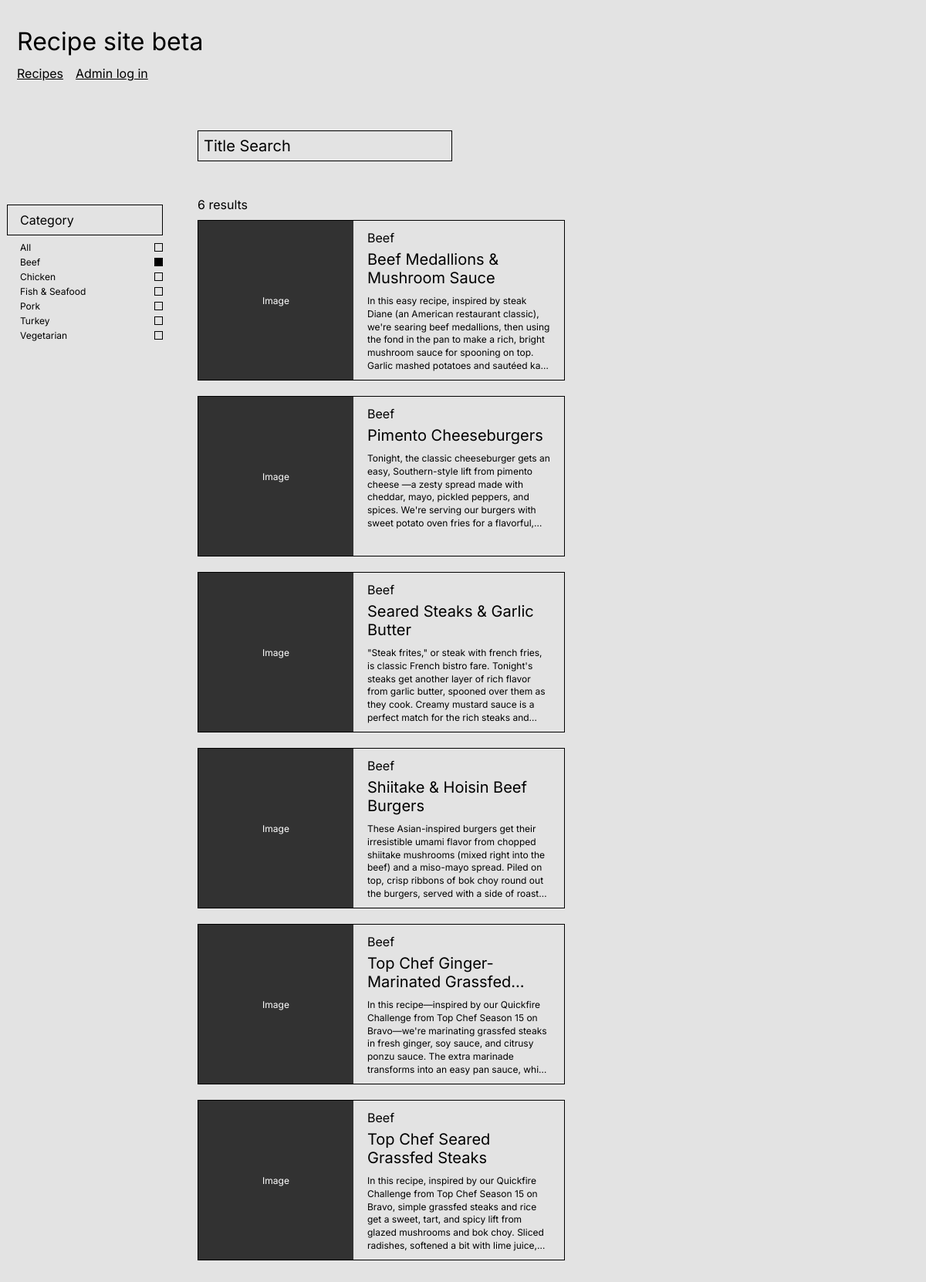
/beta/index.php?category=1, run on the app's committed database.
### tables this page shows
CREATE TABLE `categories` (
  `id` int(11) NOT NULL AUTO_INCREMENT,
  `name` varchar(100) NOT NULL,
  PRIMARY KEY (`id`),
  UNIQUE KEY `uq_categories_name` (`name`)
);

CREATE TABLE `recipes` (
  `id` int(11) NOT NULL AUTO_INCREMENT,
  `image_folder` varchar(255) DEFAULT NULL,
  `source_pdf` varchar(255) DEFAULT NULL,
  PRIMARY KEY (`id`)
);

CREATE TABLE `recipe_titles` (
  `recipe_id` int(11) NOT NULL,
  `title` varchar(255) NOT NULL,
  `slug` varchar(100) NOT NULL,
  `subtitle` varchar(255) DEFAULT NULL,
  PRIMARY KEY (`recipe_id`),
  UNIQUE KEY `uq_recipe_titles_slug` (`slug`),
  CONSTRAINT `fk_recipe_titles_recipe` FOREIGN KEY (`recipe_id`) REFERENCES `recipes` (`id`)
    ON DELETE CASCADE ON UPDATE CASCADE
);

CREATE TABLE `recipe_info` (
  `recipe_id` int(11) NOT NULL,
  `category_id` int(11) NOT NULL,
  `servings` tinyint(3) UNSIGNED NOT NULL,
  `description` text NOT NULL,
  `main_image` varchar(255) DEFAULT NULL,
  PRIMARY KEY (`recipe_id`),
  KEY `idx_recipe_info_category_id` (`category_id`),
  CONSTRAINT `fk_recipe_info_recipe` FOREIGN KEY (`recipe_id`) REFERENCES `recipes` (`id`)
    ON DELETE CASCADE ON UPDATE CASCADE,
  CONSTRAINT `fk_recipe_info_category` FOREIGN KEY (`category_id`) REFERENCES `categories` (`id`)
    ON DELETE RESTRICT ON UPDATE CASCADE
);

### beta/functions.php (called while the page is built, shortened)
<?php
function get_categories(mysqli $conn): array {
  $result = mysqli_execute_query($conn, 'SELECT id, name FROM categories ORDER BY name');
  return mysqli_fetch_all($result, MYSQLI_ASSOC);
}
function search_recipes(mysqli $conn, string $search, int $category_id): array {
  $sql = 'SELECT r.id, t.title, t.subtitle, c.name AS category, i.servings,
                 i.description, i.main_image
          FROM recipes r
          JOIN recipe_titles t ON t.recipe_id = r.id
          JOIN recipe_info i ON i.recipe_id = r.id
          JOIN categories c ON c.id = i.category_id
          WHERE t.title LIKE ?
            AND (? = 0 OR i.category_id = ?)
          ORDER BY t.title';
  $like = '%' . addcslashes($search, '%_\\') . '%';
  $result = mysqli_execute_query($conn, $sql, [$like, $category_id, $category_id]);
  return mysqli_fetch_all($result, MYSQLI_ASSOC);
}

### beta/index.php (the view, shortened to what this page needs)
<?php
require __DIR__ . '/functions.php';
$conn = require __DIR__ . '/../assets/database/config.php';
$categories = get_categories($conn);
$search_text = trim((string) ($_GET['q'] ?? ''));
$selected_category = (int) ($_GET['category'] ?? 0);
$recipes = search_recipes($conn, $search_text, $selected_category);
require __DIR__ . '/partials/header.php';
?>
  <form id="search-form" class="layout" method="get" action="index.php" data-search-url="search.php">
    <input class="search-bar" type="search" name="q" placeholder="Title Search"
           aria-label="Search recipes by title"
           value="<?= htmlspecialchars($search_text) ?>">
    <fieldset class="sidebar">
      <legend class="sidebar-heading">Category</legend>
      <label class="category-option">
        All
        <input type="radio" name="category" value="0" <?= $selected_category === 0 ? 'checked' : '' ?>>
      </label>
      <?php foreach ($categories as $category): ?>
        <label class="category-option">
          <?= htmlspecialchars($category['name']) ?>
          <input type="radio" name="category" value="<?= (int) $category['id'] ?>"
            <?= $selected_category === (int) $category['id'] ? 'checked' : '' ?>>
        </label>
      <?php endforeach; ?>
    </fieldset>
    <section id="results" class="results" aria-live="polite">
      <?php require __DIR__ . '/partials/results.php'; ?>
    </section>
  </form>
<?php require __DIR__ . '/partials/footer.php'; ?>

### beta/partials/results.php (shortened to what this page needs)
<?php
$count = count($recipes);
?>
<p class="result-count"><?= $count ?> <?= $count === 1 ? 'result' : 'results' ?></p>
<div class="card-grid">
  <?php foreach ($recipes as $recipe): ?>
    <article class="card">
      <div class="card-image">
        <span>Image</span>
      </div>
      <div class="card-text">
        <p class="card-category"><?= htmlspecialchars($recipe['category']) ?></p>
        <h2 class="card-name">
          <a href="recipe.php?id=<?= (int) $recipe['id'] ?>"><?= htmlspecialchars($recipe['title']) ?></a>
        </h2>
        <p class="card-description"><?= htmlspecialchars($recipe['description']) ?></p>
      </div>
    </article>
  <?php endforeach; ?>
</div>

### assets/styles/main.css (style rules this page uses)
* { box-sizing: border-box; }
body { margin: 0; padding: 34px 22px 40px 9px; background: #e3e3e3; color: #000; font-family: "Inter", Arial, sans-serif; }
h1, h2, p { margin: 0; font-weight: 400; }
.layout { display: grid; grid-template-columns: 202px 1fr; column-gap: 45px; margin-top: 64px; }
.search-bar { grid-column: 2; width: 330px; height: 40px; padding: 0 7px; border: 1px solid #000; background: transparent; font: inherit; font-size: 20px; }
.search-bar::placeholder { color: #000; }
.sidebar { grid-column: 1; grid-row: 2; min-width: 0; margin: 56px 0 0; padding: 0; border: 0; }
.sidebar-heading { width: 100%; height: 40px; margin: 0 0 8px; padding: 9px 16px; border: 1px solid #000; font-size: 16px; }
.category-option { display: flex; justify-content: space-between; align-items: center; padding-left: 17px; margin-bottom: 4px; font-size: 12px; cursor: pointer; }
.category-option input { appearance: none; width: 11px; height: 11px; margin: 0; border: 1px solid #000; cursor: pointer; }
.category-option input:checked { background: #000; }
.results { grid-column: 2; grid-row: 2; margin-top: 46px; }
.result-count { margin-bottom: 10px; font-size: 16px; }
.card-grid { display: grid; grid-template-columns: repeat(auto-fill, 476px); gap: 20px; }
.card { display: flex; width: 476px; height: 208px; border: 1px solid #000; overflow: hidden; }
.card-image { position: relative; flex: 0 0 201px; display: flex; align-items: center; justify-content: center; background: #323232; color: #fff; font-size: 12px; }
.card-text { flex: 1; min-width: 0; padding: 12px 18px; }
.card-category { font-size: 16px; }
.card-name { margin-top: 6px; font-size: 20px; line-height: 1.2; display: -webkit-box; -webkit-box-orient: vertical; -webkit-line-clamp: 2; line-clamp: 2; overflow: hidden; }
.card-description { margin-top: 10px; font-size: 12px; line-height: 1.4; display: -webkit-box; -webkit-box-orient: vertical; -webkit-line-clamp: 6; line-clamp: 6; overflow: hidden; }

### beta/styles/beta.css (style rules this page uses)
.card-name a { color: inherit; text-decoration: none; }

### data on the page
categories: name "Beef", category "☑ Beef"
categories: name "Chicken", category "☐ Chicken"
categories: name "Fish & Seafood", category "☐ Fish & Seafood"
categories: name "Pork", category "☐ Pork"
categories: name "Turkey", category "☐ Turkey"
categories: name "Vegetarian", category "☐ Vegetarian"
recipes: categories.name "Beef", recipe_titles.title "Beef Medallions & Mushroom Sauce", recipe_info.description "In this easy recipe, inspired by steak Diane (an American restaurant classic), we're searing beef medallions, then using the fond in the pan to make a rich, bright mushroom sauce for spooning on top. Garlic mashed potatoes and sautéed…"
recipes: categories.name "Beef", recipe_titles.title "Pimento Cheeseburgers", recipe_info.description "Tonight, the classic cheeseburger gets an easy, Southern-style lift from pimento cheese —a zesty spread made with cheddar, mayo, pickled peppers, and spices. We're serving our burgers with sweet potato oven fries for a…"
recipes: categories.name "Beef", recipe_titles.title "Seared Steaks & Garlic Butter", recipe_info.description "\"Steak frites,\" or steak with french fries, is classic French bistro fare. Tonight's steaks get another layer of rich flavor from garlic butter, spooned over them as they cook. Creamy mustard sauce is a perfect match for the rich steaks…"
recipes: categories.name "Beef", recipe_titles.title "Shiitake & Hoisin Beef Burgers", recipe_info.description "These Asian-inspired burgers get their irresistible umami flavor from chopped shiitake mushrooms (mixed right into the beef) and a miso-mayo spread. Piled on top, crisp ribbons of bok choy round out the burgers, served with a side of…"
recipes: categories.name "Beef", recipe_titles.title "Top Chef Ginger-Marinated…", recipe_info.description "In this recipe—inspired by our Quickfire Challenge from Top Chef Season 15 on Bravo—we're marinating grassfed steaks in fresh ginger, soy sauce, and citrusy ponzu sauce. The extra marinade transforms into an easy pan sauce,…"
recipes: categories.name "Beef", recipe_titles.title "Top Chef Seared Grassfed Steaks", recipe_info.description "In this recipe, inspired by our Quickfire Challenge from Top Chef Season 15 on Bravo, simple grassfed steaks and rice get a sweet, tart, and spicy lift from glazed mushrooms and bok choy. Sliced radishes, softened a bit with lime…"

### other printed values
$count "6"
